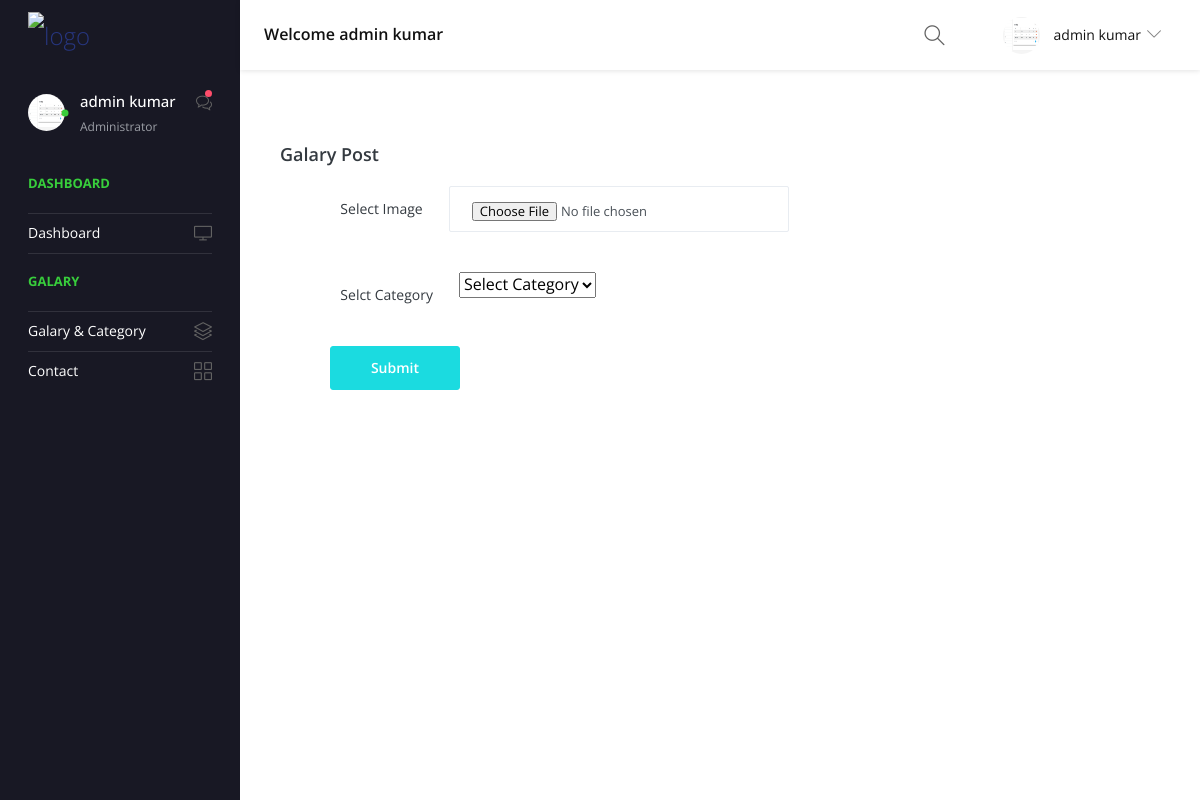
Screenshot of /admin-post/ (signed in) with the database file from the repository.
### app/models.py (models this page shows, shortened)
class CustomUser(AbstractUser):
    profile_pic = models.ImageField(upload_to="Admin/Upload", height_field=None, width_field=None, max_length=None)

### app/views.py (the view, shortened to what this page needs)
# urls.py: path('admin-post/',Admin_Post,name='admin_post'),
def Admin_Post(request):
    get_info=CustomUser.objects.all()
    get_img_category=Image_Category.objects.all()
    obj_e =Evant.objects.all()
    return render(request , "Admin_Templates/galary_post.html",{'get_info':get_info,'get_img_category':get_img_category ,'obj_e':obj_e})

### app/models.py (called while the page is built)
    def __str__(self):
        return str(self.create_category)

### templates/Admin_Templates/galary_post.html (shortened to what this page needs)
{% load static %}
<!DOCTYPE html>
<html lang="en">
  <head>
    <link rel="stylesheet" href="{% static 'admin_js/vendors/simple-line-icons/css/simple-line-icons.css' %}">
    <link rel="stylesheet" href="{% static 'admin_js/vendors/flag-icon-css/css/flag-icon.min.css' %}">
    <link rel="stylesheet" href="{% static 'admin_js/vendors/css/vendor.bundle.base.css' %}">
    <link rel="stylesheet" href="{% static 'admin_js/vendors/daterangepicker/daterangepicker.css' %}">
    <link rel="stylesheet" href="{% static 'admin_js/vendors/chartist/chartist.min.css' %}">
    <link rel="stylesheet" href="{% static 'admin_css/css/style.css' %}">
  </head>
  <body>
    <div class="container-scroller">
      <nav class="navbar default-layout-navbar col-lg-12 col-12 p-0 fixed-top d-flex flex-row">
        <div class="navbar-brand-wrapper d-flex align-items-center">
          <a class="navbar-brand brand-logo" href="{% url 'admin_panel_index' %}">
            <img src="{% static 'assets/img/csf-img/Logo-CS-5.png' %}" alt="logo" class="logo-dark" />
          </a>
        </div>
        <div class="navbar-menu-wrapper d-flex align-items-center flex-grow-1">
          <h5 class="mb-0 font-weight-medium d-none d-lg-flex">Welcome {{request.user.first_name}} {{request.user.last_name}}</h5>
          <ul class="navbar-nav navbar-nav-right ml-auto">
            <form class="search-form d-none d-md-block" action="{% url 'search' %}" method="get">
              <i class="icon-magnifier"></i>
              <input type="search" class="form-control" name="query" placeholder="Search Here" title="Search here">
            </form>
            {% for get_info in get_info %}
            <li class="nav-item dropdown d-none d-xl-inline-flex user-dropdown">
              <a class="nav-link dropdown-toggle" id="UserDropdown" href="#" data-toggle="dropdown" aria-expanded="false">
                <img class="img-xs rounded-circle ml-2" src="/media/{{get_info.profile_pic}}" alt="Profile image"> <span class="font-weight-normal">{{get_info.first_name}} {{get_info.last_name}} </span></a>
            </li>
            {% endfor %}
          </ul>
        </div>
      </nav>
      <div class="container-fluid page-body-wrapper">
        <nav class="sidebar sidebar-offcanvas" id="sidebar">
          <ul class="nav">
            <li class="nav-item nav-profile">
              <a href="#" class="nav-link">
                <div class="profile-image">
                  <img class="img-xs rounded-circle" src="/media/{{request.user.profile_pic}}" alt="profile image">
                  <div class="dot-indicator bg-success"></div>
                </div>
                <div class="text-wrapper">
                  <p class="profile-name">{{request.user.first_name}} {{request.user.last_name}}</p>
                  <p class="designation">Administrator</p>
                </div>
                <div class="icon-container">
                  <i class="icon-bubbles"></i>
                  <div class="dot-indicator bg-danger"></div>
                </div>
              </a>
            </li>
            <li class="nav-item nav-category">
              <span class="nav-link">Dashboard</span>
            </li>
            <li class="nav-item">
              <a class="nav-link" href="{% url 'admin_panel_index' %}">
                <span class="menu-title">Dashboard</span>
                <i class="icon-screen-desktop menu-icon"></i>
              </a>
            </li>
            <li class="nav-item nav-category"><span class="nav-link">Galary</span></li>
            <li class="nav-item">
              <a class="nav-link" data-toggle="collapse" href="#ui-basic" aria-expanded="false" aria-controls="ui-basic">
                <span class="menu-title">Galary & Category</span>
                <i class="icon-layers menu-icon"></i>
              </a>
            </li>
            <li class="nav-item">
              <a class="nav-link" href="{% url 'user-data-contact' %}">
                <span class="menu-title">Contact</span>
                <i class="icon-grid menu-icon"></i>
              </a>
            </li>
          </ul>
        </nav>
        <div class="col-md-6 grid-margin stretch-card">
            <div class="card">
              <div class="card-body">
                <br>
                <br>
                <h4 class="card-title">Galary Post</h4>
                <form class="form-group" method="post" enctype="multipart/form-data">
                  <div class="form-group row">
                    &nbsp; &nbsp; &nbsp;&nbsp; &nbsp; &nbsp;&nbsp; &nbsp; &nbsp;<label for="" class="m-2 pt-3">Select Image</label>
                    <div class="col-sm-8 m-2">
                        <input type="file" class="form-control" name="galary_img" required>
                    </div>
                  </div>
                  <div class="form-group row">
                    &nbsp; &nbsp; &nbsp;&nbsp; &nbsp; &nbsp;&nbsp; &nbsp; &nbsp;<label for="" class="m-2 pt-3">Selct Category</label>
                    <div class="col-sm-6 m-2">
                    <select class="form-select form-select-lg mb-3" aria-label=".form-select-lg example" name="category_name" required>
                      <option selected >Select Category</option>
                      </select>
                    </div>
                  </div>
                  &nbsp; &nbsp; &nbsp;&nbsp; &nbsp; &nbsp;&nbsp; <button   type="submit" class="btn btn-primary mr-2">Submit</button>
                </form>
              </div>
            </div>
          </div>
      </div>
    </div>
  </body>
</html>

### rows the page displays
CustomUser: user.first_name "admin", user.last_name "kumar", profile_pic (picture), first_name "admin", last_name "kumar", user.profile_pic (picture)
